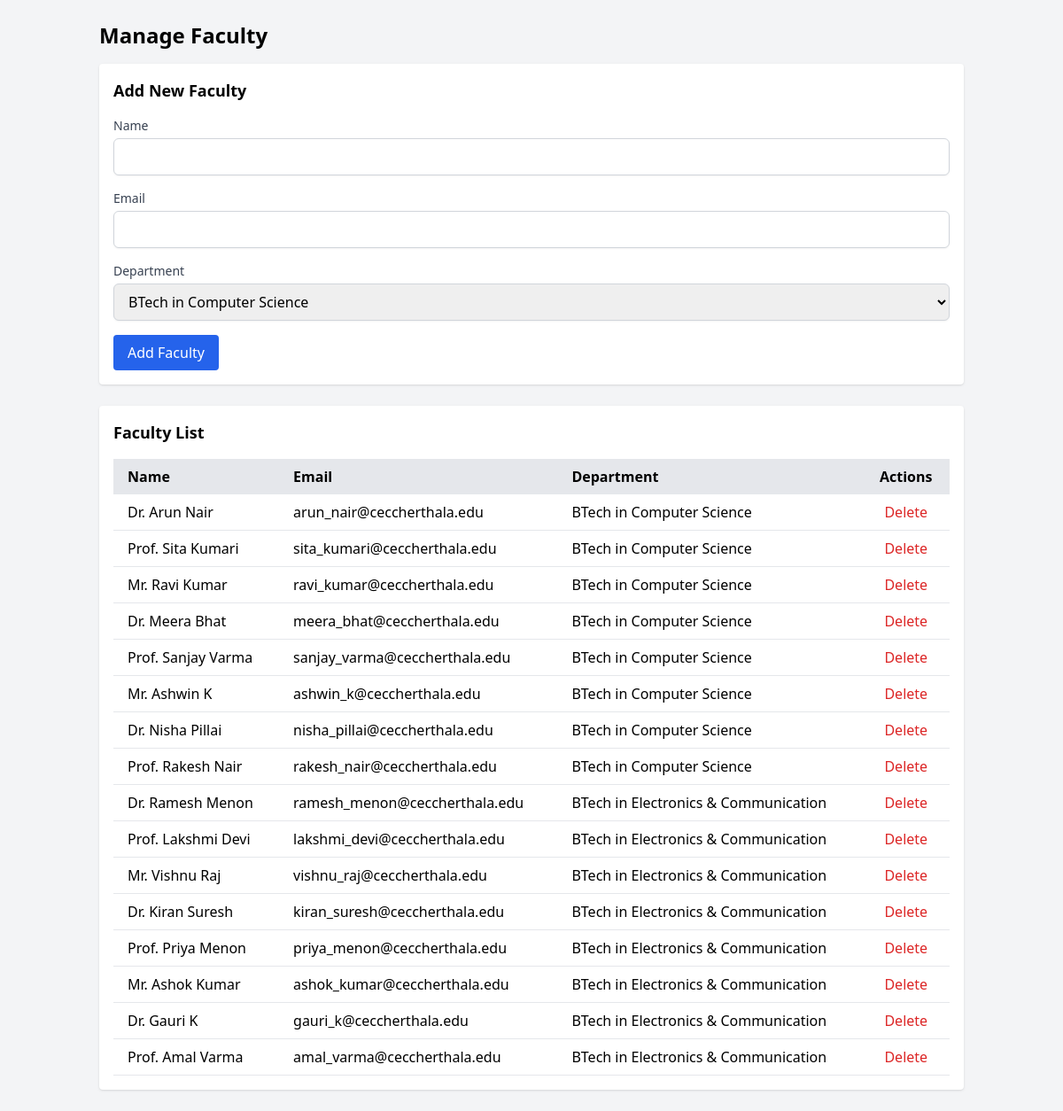
/manage-faculty/ (signed in), run on an earlier commit of the app's database.
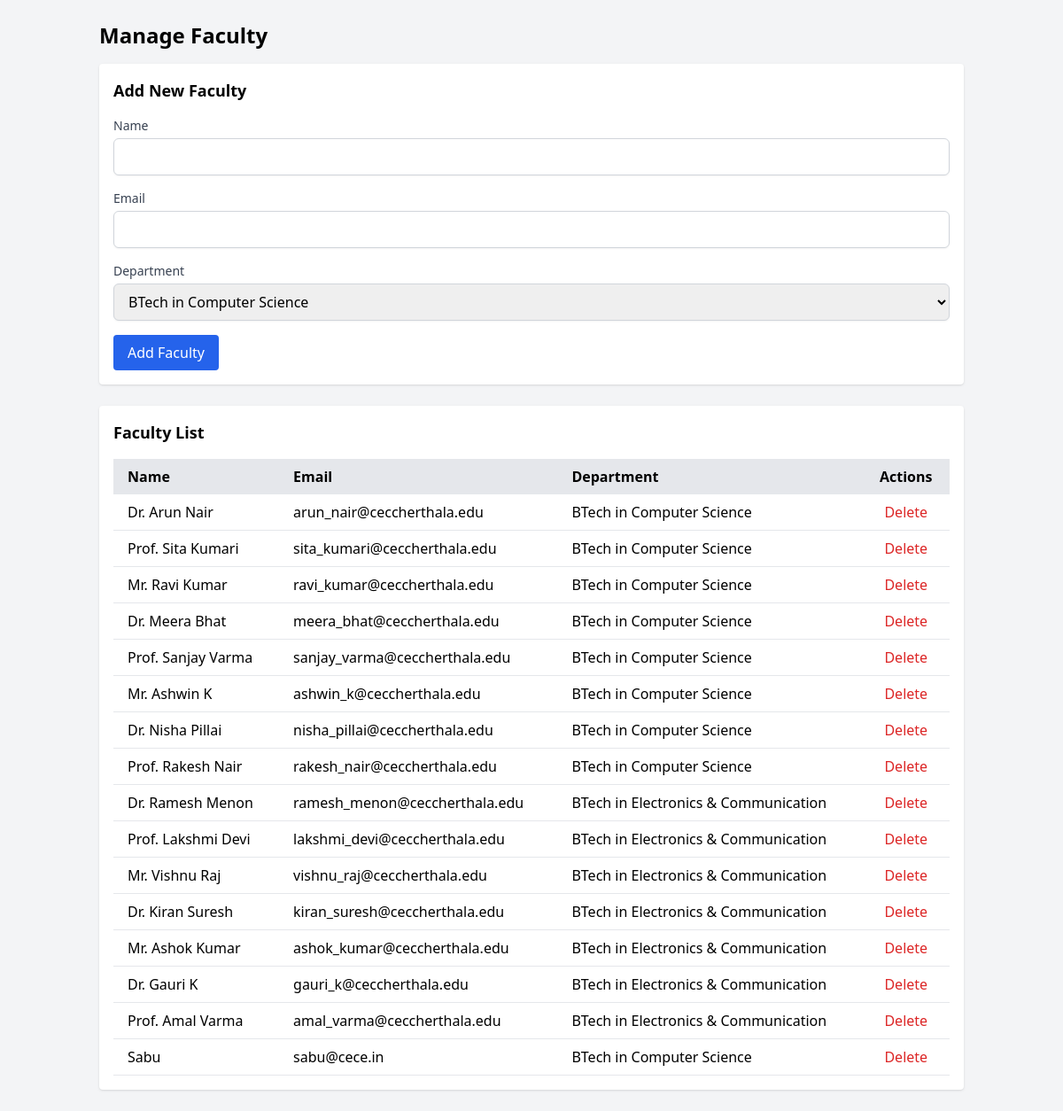
And on a later commit of the database.
### portal/models.py (models this page shows, shortened)
class Faculty(models.Model):
    institution = models.ForeignKey(Institution, on_delete=models.CASCADE, related_name="faculties")
    name = models.CharField(max_length=255)
    email = models.EmailField(unique=True)
    department = models.CharField(max_length=100)

### portal/views.py (the view, shortened to what this page needs)
# urls.py: path("manage-faculty/", views.manage_faculty, name="manage_faculty"),
@login_required
def manage_faculty(request):
    try:
        institution = Institution.objects.get(user=request.user)
    except Institution.DoesNotExist:
        messages.error(request, "You are not associated with any institution.")
        return redirect("dashboard")
    departments = Department.objects.filter(institution=institution)
    faculties = Faculty.objects.filter(institution=institution)
    context = {
        "faculties": faculties,
        "departments": departments,
    }
    return render(request, "manage_faculty.html", context)

### templates/manage_faculty.html (shortened to what this page needs)
<!DOCTYPE html>
<html lang="en">
<head>
  <script src="https://cdn.tailwindcss.com"></script>
</head>
<body class="bg-gray-100">
  <div class="container mx-auto p-6">
    <h1 class="text-2xl font-bold mb-4">Manage Faculty</h1>
    <div class="bg-white p-4 rounded shadow mb-6">
      <h2 class="text-lg font-bold mb-4">Add New Faculty</h2>
      <form method="post">
        <div class="mb-4">
          <label for="name" class="block text-sm font-medium text-gray-700">Name</label>
          <input type="text" id="name" name="name" required
                 class="mt-1 block w-full px-3 py-2 border border-gray-300 rounded-md shadow-sm">
        </div>
        <div class="mb-4">
          <label for="email" class="block text-sm font-medium text-gray-700">Email</label>
          <input type="email" id="email" name="email" required
                 class="mt-1 block w-full px-3 py-2 border border-gray-300 rounded-md shadow-sm">
        </div>
        <div class="mb-4">
          <label for="department" class="block text-sm font-medium text-gray-700">Department</label>
          <select id="department" name="department" required
                  class="mt-1 block w-full px-3 py-2 border border-gray-300 rounded-md shadow-sm">
            {% for department in departments %}
              <option value="{{ department.name }}">{{ department.name }}</option>
            {% endfor %}
          </select>
        </div>
        <button type="submit"
                class="px-4 py-2 bg-blue-600 text-white rounded hover:bg-blue-700">
          Add Faculty
        </button>
      </form>
    </div>
    <div class="bg-white p-4 rounded shadow">
      <h2 class="text-lg font-bold mb-4">Faculty List</h2>
      <table class="table-auto w-full">
        <thead>
          <tr class="bg-gray-200">
            <th class="px-4 py-2 text-left">Name</th>
            <th class="px-4 py-2 text-left">Email</th>
            <th class="px-4 py-2 text-left">Department</th>
            <th class="px-4 py-2">Actions</th>
          </tr>
        </thead>
        <tbody>
          {% for faculty in faculties %}
            <tr class="border-b">
              <td class="px-4 py-2">{{ faculty.name }}</td>
              <td class="px-4 py-2">{{ faculty.email }}</td>
              <td class="px-4 py-2">{{ faculty.department }}</td>
              <td class="px-4 py-2 text-center">
                <a href="{% url 'delete_faculty' faculty.id %}"
                   class="text-red-600 hover:underline">
                  Delete
                </a>
              </td>
            </tr>
          {% empty %}
            <tr>
              <td colspan="4" class="px-4 py-2 text-center text-gray-500">
                No faculty members found.
              </td>
            </tr>
          {% endfor %}
        </tbody>
      </table>
    </div>
  </div>
</body>
</html>

What changed in the data, as far as the page shows it:
removed Faculty: name "Prof. Priya Menon", email "priya_menon@ceccherthala.edu", department "BTech in Electronics & Communication"
added Faculty: name "Sabu", email "sabu@cece.in", department "BTech in Computer Science"
